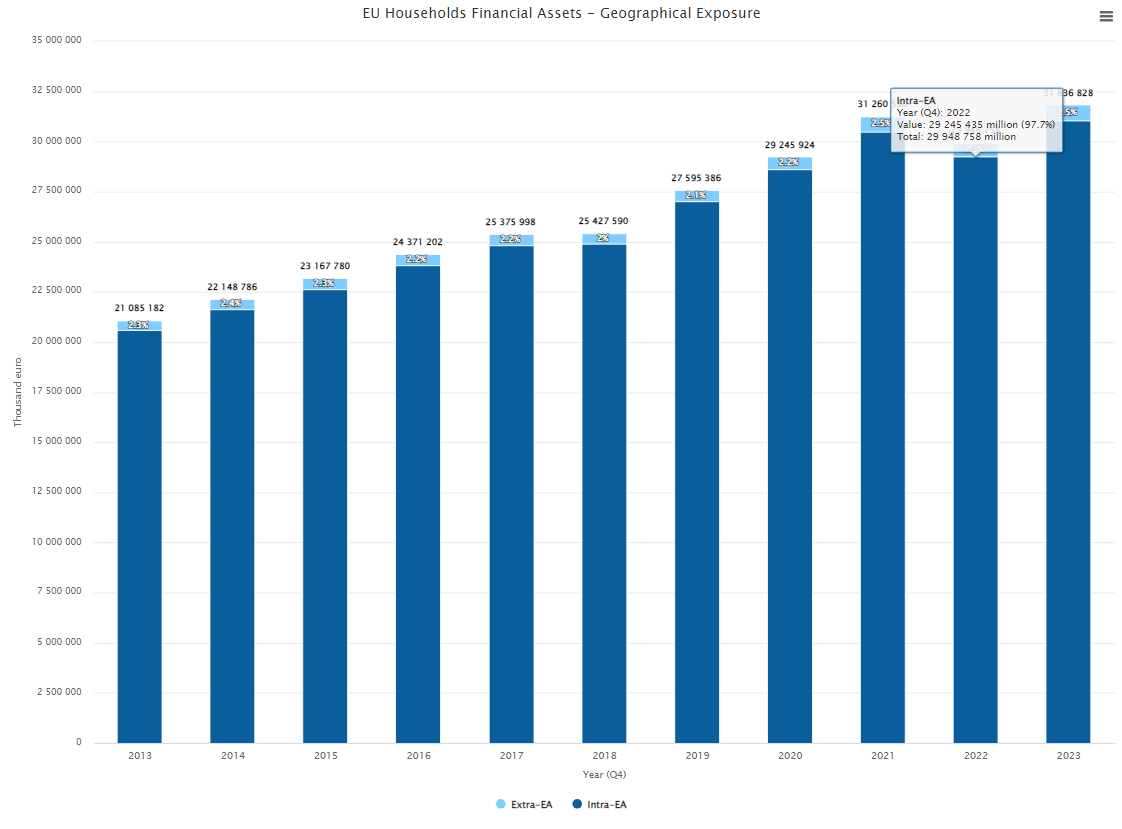

Write the R code that produced this figure.
library(highcharter)
library(data.table)
library(dplyr)
library(htmlwidgets)

# Define years and create q4 periods
years <- 2013:2023
quarters <- paste0(years, "q4")

# Create a data table to store our data
exposure_data <- data.table()

# Process each quarter
for (quarter in quarters) {
  # Get values directly from exp_fisma for this quarter
  w0_value <- as.numeric(exp_fisma["W0", "F", quarter])
  w1_value <- as.numeric(exp_fisma["W1", "F", quarter])
  w2_value <- as.numeric(exp_fisma["W2", "F", quarter])
  
  # Add to data table - one row per area type per quarter
  exposure_data <- rbind(
    exposure_data,
    data.table(
      quarter = quarter,
      year = as.numeric(sub("q4", "", quarter)),
      area = "Extra-EA",  # W1
      value = w1_value
    ),
    data.table(
      quarter = quarter,
      year = as.numeric(sub("q4", "", quarter)),
      area = "Intra-EA",  # W2
      value = w2_value
    )
  )
}

# Calculate total for each quarter for percentage calculation
quarterly_totals <- exposure_data[, .(total = sum(value)), by = quarter]
exposure_data <- merge(exposure_data, quarterly_totals, by = "quarter")
exposure_data[, percentage := round(value / total * 100, 1)]

# Print data to verify
print(exposure_data)

# Create the chart
create_quarterly_exposure_chart <- function(data, title) {
  # Check if we have data
  if (nrow(data) == 0) {
    stop("No data available")
  }
  
  # Define the quarters (x-axis categories)
  quarters <- unique(data$quarter)
  
  # Set colors
  intra_ea_color <- "#0a5e9c"  # Darker blue
  extra_ea_color <- "#7fcdff"  # Lighter blue
  
  # Create separate data arrays for each series
  intra_ea_data <- numeric(length(quarters))
  extra_ea_data <- numeric(length(quarters))
  
  # Extract and store the years and percentages
  years_labels <- c()
  extra_ea_pct <- c()
  
  # Fill the data arrays
  for (i in 1:length(quarters)) {
    q <- quarters[i]
    
    # Extract year for x-axis labels
    years_labels[i] <- as.numeric(substr(q, 1, 4))
    
    # Get data for this quarter
    q_intra_ea <- data[quarter == q & area == "Intra-EA", value]
    q_extra_ea <- data[quarter == q & area == "Extra-EA", value]
    
    # Get percentage for Extra-EA
    q_extra_ea_pct <- data[quarter == q & area == "Extra-EA", percentage]
    extra_ea_pct[i] <- q_extra_ea_pct
    
    # Add to arrays (default to 0 if missing)
    intra_ea_data[i] <- ifelse(length(q_intra_ea) > 0, q_intra_ea, 0)
    extra_ea_data[i] <- ifelse(length(q_extra_ea) > 0, q_extra_ea, 0)
  }
  
  # Convert percentages to formatted strings
  pct_strings <- paste0(extra_ea_pct, "%")
  pct_js_array <- paste0("[", paste(shQuote(pct_strings), collapse = ", "), "]")
  
  # Create the chart with proper data arrays for each series
  chart <- highchart() %>%
    hc_chart(type = "column") %>%
    hc_title(text = title) %>%
    hc_xAxis(
      categories = years_labels,  # Use full year numbers
      title = list(text = "Year (Q4)"),
      labels = list(style = list(fontSize = "12px"))
    ) %>%
    hc_yAxis(
      title = list(text = "Thousand euro"),
      labels = list(format = "{value:,.0f}"),
      stackLabels = list(
        enabled = TRUE, 
        format = "{total:,.0f}",
        allowOverlap = TRUE,  # Force labels to show even if they overlap
        style = list(
          textOutline = "1px contrast"  # Make them more readable
        )
      )
    ) %>%
    hc_plotOptions(
      column = list(
        stacking = "normal",
        pointPadding = 0.1,  # Adjust this value as needed
        groupPadding = 0.2   # Adjust this value as needed
      )
    ) %>%
    hc_tooltip(
      formatter = JS("function() {
        return '<b>' + this.series.name + '</b><br/>' +
               'Year (Q4): ' + this.x + '<br/>' +
               'Value: ' + Highcharts.numberFormat(this.y, 0) + ' million (' + 
               Highcharts.numberFormat(this.y / this.point.stackTotal * 100, 1) + '%)<br/>' +
               'Total: ' + Highcharts.numberFormat(this.point.stackTotal, 0) + ' million';
      }")
    ) %>%
    hc_legend(enabled = TRUE)
  

  
  # 2. Extra-EA (top layer) with data labels for percentages
  chart <- chart %>%
    hc_add_series(
      name = "Extra-EA",
      data = extra_ea_data,
      color = extra_ea_color,
      dataLabels = list(
        enabled = TRUE,
        formatter = JS(paste0("function() {
          var percentages = ", pct_js_array, ";
          return percentages[this.point.index];
        }")),
        style = list(
          color = "white",
          fontSize = "11px",
          fontWeight = "bold",
          textOutline = "1px contrast"
        ),
        rotation = 0,
        align = 'center',
        verticalAlign = 'middle'
      )
    )
  
  # 1. Intra-EA (bottom layer)
  chart <- chart %>%
    hc_add_series(
      name = "Intra-EA",
      data = intra_ea_data,
      color = intra_ea_color
    )
  return(chart)
}

# Create and save the chart
exposure_chart <- create_quarterly_exposure_chart(
  exposure_data,
  "EU Households Financial Assets - Geographical Exposure"
)

# Display the chart
exposure_chart

# Save the chart to HTML file (optional)
saveWidget(exposure_chart, "Euro_Area_households.html", selfcontained = TRUE)

# Export as PNG using Highcharts built-in export functionality
exposure_chart <- exposure_chart %>%
  hc_exporting(
    enabled = TRUE,
    filename = "Euro_Area_Exposure_Chart",
    formAttributes = list(target = "_blank"),
    buttons = list(
      contextButton = list(
        menuItems = list("downloadPNG", "downloadJPEG", "downloadPDF", "downloadSVG")
      )
    )
  )

# Display chart with export button
exposure_chart
